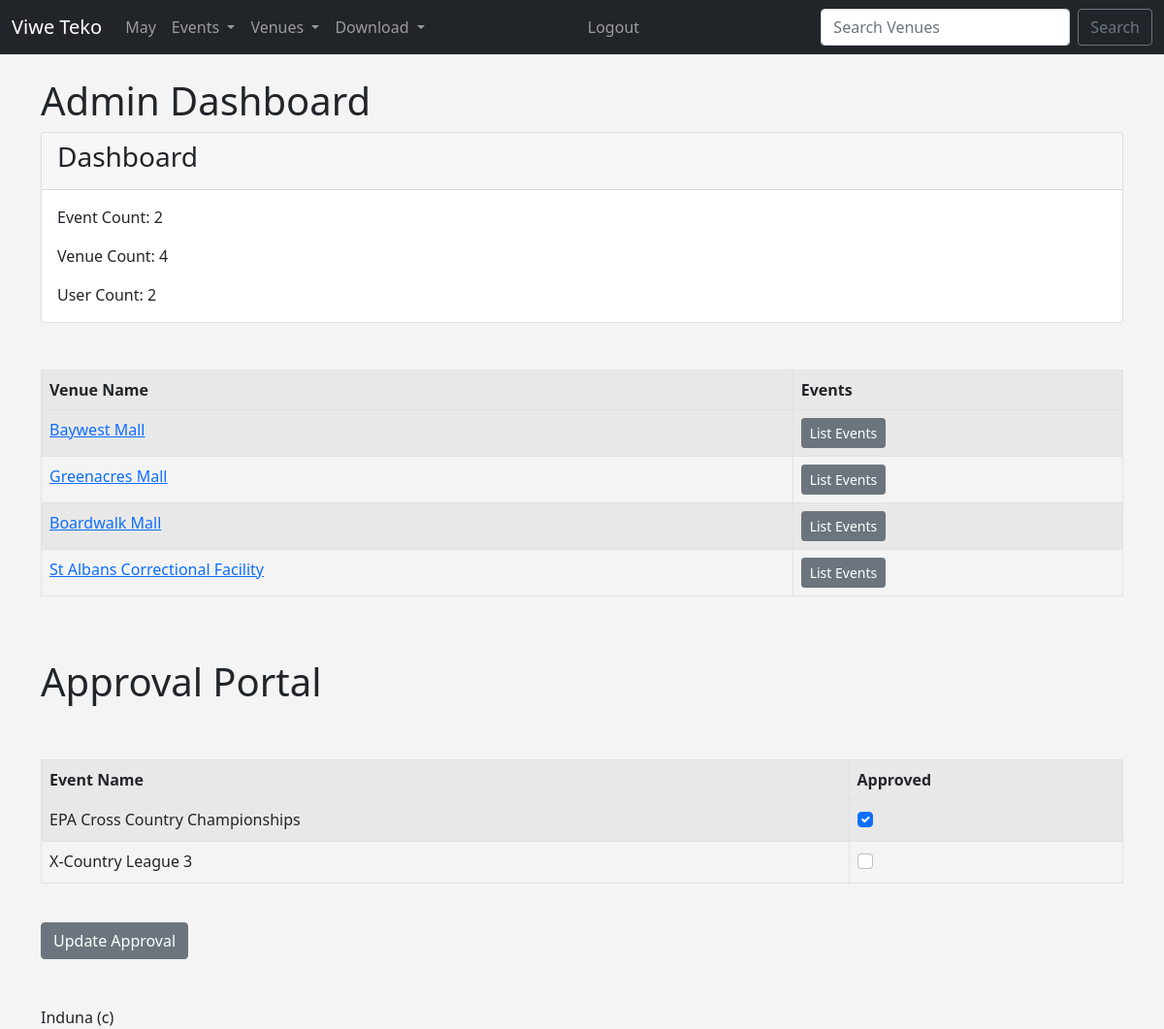
/admin_approval/ (signed in), run on the app's committed database.
### events/models.py (models this page shows, shortened)
class Venue(models.Model):
    name = models.CharField('Venue Name', max_length=100)
    address = models.CharField(max_length=300)
    city = models.CharField(max_length=100)
    phone = models.CharField('Phone Number', max_length=10)
    zip_code = models.CharField('Zip Code', max_length=10, blank=True)
    web = models.URLField('Website address', blank=True)
    email = models.EmailField('Email', blank=True)
    owner = models.IntegerField('Venue Owner', blank=False, default=1)
    venue_image = models.ImageField(null=True, blank=True, upload_to='images/')
    def __str__(self):
        return self.name

class Event(models.Model):
    name = models.CharField('Event Name', max_length=100)
    event_date = models.DateTimeField('Event Date')
    venue = models.ForeignKey(Venue, blank=True, on_delete=models.CASCADE)
    manager = models.ForeignKey(User, blank=True, null=True,
    on_delete=models.SET_NULL)
    description = models.TextField(blank=True)
    attendees = models.ManyToManyField(MyClubUser, blank=True)
    approved = models.BooleanField('Approved', default=False)

### events/views.py (the view)
# urls.py: path('admin_approval/', views.admin_approval, name="admin-approval"),
def admin_approval(request):
    venue_list = Venue.objects.all()
    event_count = Event.objects.all().count()
    venue_count = Venue.objects.all().count()
    user_count = User.objects.all().count()
    event_list = Event.objects.all().order_by('-event_date')
    if request.user.is_superuser:
        if request.method == 'POST':
            for event in event_list:
                if request.POST.get('approved' + str(event.id)):
                    event.approved = True
                    event.save()
                    messages.success(request, 'Event has been approved')
                    return redirect('list-events')
                else:
                    return render(request, 'events/admin_approval.html',
                    {'event_list': event_list,
                    "event_count": event_count,
                    "venue_count": venue_count,
                    "user_count": user_count,
                    "venue_list": venue_list})
    else:
        messages.success(request, 'You are not authorized to view this page!')
        return redirect('home')
    return render(request, 'events/admin_approval.html',
                    {'event_list': event_list,
                    "event_count": event_count,
                    "venue_count": venue_count,
                    "user_count": user_count,
                    "venue_list": venue_list})

### events/templates/events/admin_approval.html (shortened to what this page needs)
{% extends 'events/base.html' %}
{% block content %}
<h1>Admin Dashboard</h1>
        <div class="card">
            <div class="card-header">
                <h3 class="card-title">Dashboard</h3>
            </div>
                <div class="card-body">
                    <p class="card-text">Event Count: {{ event_count }}</p>
                    <p class="card-text">Venue Count: {{ venue_count }}</p>
                    <p class="card-text">User Count: {{ user_count }}</p>
                </div>
        </div>
        <br/><br/>
        <table class="table table-striped table-hover
        table-bordered">
          <thread>
            <tr>
                <th scope="col">Venue Name</th>
                <th scope="col">Events</th>
            </tr>
        </thread>
          <tbody>
            {% for venue in venue_list %}
            <tr>
                <td>
                    <a href="{% url 'show-venue' venue.id %}">{{ venue }}</a>
                </td>
                <td>
                    <a href="{% url 'venue-events' venue.id %}" class="btn btn-sm btn-secondary">List Events</a>
                </td>
            </tr>
            {% endfor %}
          </tbody>
        </table>
        <br/><br/>
<h1>Approval Portal</h1>
<br/><br/>
        <table class="table table-striped table-hover
        table-bordered">
          <thread>
            <tr>
                <th scope="col">Event Name</th>
                <th scope="col">Approved</th>
            </tr>
          </thread>
          <tbody>
            {% for event in event_list %}
            <tr>
                <td>{{ event.name }}</td>
                <td>
                    {% if event.approved %}
                    <div class="form-check">
                        <input class="form-check-input"
                        type="checkbox" value={{event.id}}
                        checked="checked" name="approved">
                    </div>
                    {% else %}
                    <div class="form-check">
                        <input class="form-check-input"
                        type="checkbox" value={{event.id}} name="approved">
                    </div>
                    {% endif %}
                </td>
            </tr>
            {% endfor %}
          </tbody>
        </table>
        <br/>
        <button class="btn btn-secondary"
        type="submit">Update Approval</button>
<br/><br/><br/>
Induna (c) {{ current }}
{% endblock %}

### events/templates/events/base.html (style rules this page uses)
body { background-color: #f4f4f4; }

### data on the page
Venue: name "Baywest Mall"
Venue: name "Greenacres Mall"
Venue: name "Boardwalk Mall"
Venue: name "St Albans Correctional Facility"
Event: name "EPA Cross Country Championships"
Event: name "X-Country League 3"

### other printed values
{{ event_count }} "2"
{{ venue_count }} "4"
{{ user_count }} "2"
